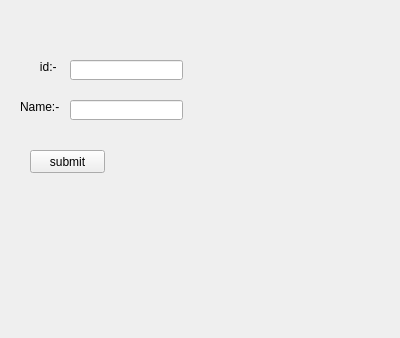
<?xml version="1.0" encoding="UTF-8"?>
<ui version="4.0">
 <class>Frame</class>
 <widget class="QFrame" name="Frame">
  <property name="geometry">
   <rect>
    <x>0</x>
    <y>0</y>
    <width>400</width>
    <height>338</height>
   </rect>
  </property>
  <property name="windowTitle">
   <string>Frame</string>
  </property>
  <widget class="QLabel" name="label">
   <property name="geometry">
    <rect>
     <x>30</x>
     <y>60</y>
     <width>47</width>
     <height>13</height>
    </rect>
   </property>
   <property name="text">
    <string>   id:-</string>
   </property>
  </widget>
  <widget class="QLineEdit" name="txtid">
   <property name="geometry">
    <rect>
     <x>70</x>
     <y>60</y>
     <width>113</width>
     <height>20</height>
    </rect>
   </property>
  </widget>
  <widget class="QLabel" name="label_2">
   <property name="geometry">
    <rect>
     <x>20</x>
     <y>100</y>
     <width>47</width>
     <height>13</height>
    </rect>
   </property>
   <property name="text">
    <string>Name:-</string>
   </property>
  </widget>
  <widget class="QLineEdit" name="txtname">
   <property name="geometry">
    <rect>
     <x>70</x>
     <y>100</y>
     <width>113</width>
     <height>20</height>
    </rect>
   </property>
  </widget>
  <widget class="QPushButton" name="sbm">
   <property name="geometry">
    <rect>
     <x>30</x>
     <y>150</y>
     <width>75</width>
     <height>23</height>
    </rect>
   </property>
   <property name="text">
    <string>submit</string>
   </property>
  </widget>
 </widget>
 <resources/>
 <connections/>
</ui>
